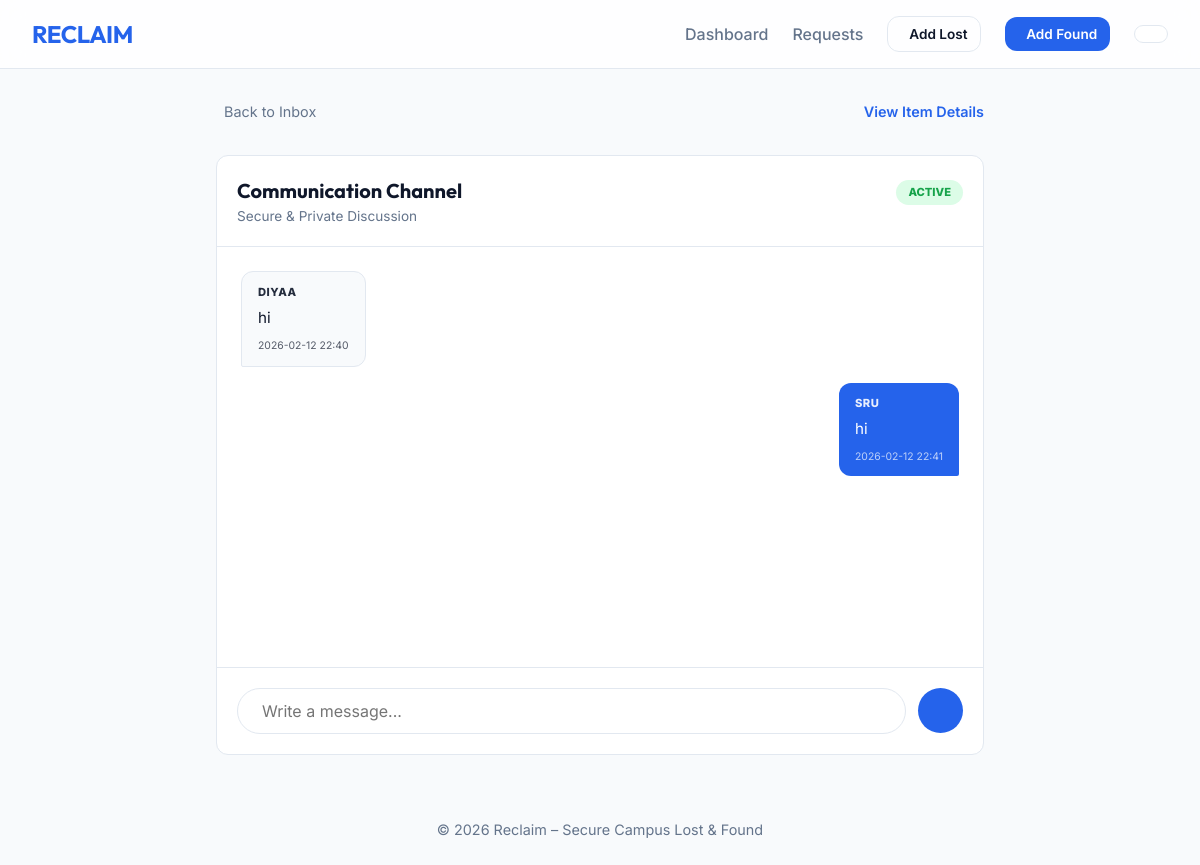
The page /chat/2 (signed in) on the database its author committed.
### tables this page shows
CREATE TABLE messages (
        id INTEGER PRIMARY KEY AUTOINCREMENT,
        request_id INTEGER NOT NULL,
        sender_id INTEGER NOT NULL,
        message TEXT NOT NULL,
        timestamp TEXT NOT NULL
    );

CREATE TABLE users (
        id INTEGER PRIMARY KEY AUTOINCREMENT,
        name TEXT NOT NULL,
        email TEXT UNIQUE NOT NULL,
        password TEXT NOT NULL
    );

### app.py (the view)
@app.route("/chat/<int:req_id>")
@login_required
def chat(req_id):
    conn = get_db()
    req = conn.execute("""
        SELECT r.*, i.owner_id, i.is_returned, i.id AS item_id
        FROM requests r
        JOIN items i ON i.id = r.item_id
        WHERE r.id=? AND r.status='accepted'
    """, (req_id,)).fetchone()
    if not req:
        conn.close()
        return api_response(status=404, message="Request not found or not accepted") or abort(404)
    if session["user_id"] not in (req["owner_id"], req["requester_id"]):
        conn.close()
        return api_response(status=403, message=f"Unauthorized access. Your ID: {session['user_id']}, Owner: {req['owner_id']}, Requester: {req['requester_id']}") or abort(403)
    messages = conn.execute("""
        SELECT m.message, m.timestamp, u.name
        FROM messages m
        JOIN users u ON u.id = m.sender_id
        WHERE m.request_id=?
        ORDER BY m.id
    """, (req_id,)).fetchall()
    conn.close()
    messages_list = [dict(m) for m in messages]
    data = {
        "messages": messages_list,
        "req_id": req_id,
        "is_returned": req["is_returned"],
        "item_id": req["item_id"],
        "owner_id": req["owner_id"]
    }
    return api_response(data=data) or render_template(
        "chat.html",
        messages=messages,
        req_id=req_id,
        is_returned=req["is_returned"],
        item_id=req["item_id"],
        owner_id=req["owner_id"]
    )

### app.py (called while the page is built)
def api_response(data=None, status=200, message=None):
    if request.is_json or request.args.get('json') == 'true' or 'application/json' in request.headers.get('Accept', ''):
        resp = {"success": status < 400}
        if data is not None: resp["data"] = data
        if message: resp["message"] = message
        return resp, status
    return None

def get_db():
    conn = sqlite3.connect(DB_PATH)
    conn.row_factory = sqlite3.Row
    return conn

def login_required(f):
    @wraps(f)
    def wrap(*args, **kwargs):
        if "user_id" not in session:
            error_resp = api_response(status=401, message="Session expired. Please login again.")
            if error_resp: return error_resp
            return redirect(url_for("login"))
        return f(*args, **kwargs)
    return wrap

### templates/chat.html (shortened to what this page needs)
{% extends "base.html" %}
{% block content %}
<div class="container" style="max-width: 800px;">
  <div style="margin-bottom: 2rem; display: flex; justify-content: space-between; align-items: center;">
    <a href="{{ url_for('requests_inbox') }}"
      style="color: var(--text-muted); font-size: 0.9rem; display: flex; align-items: center; gap: 0.5rem;">
       Back to Inbox
    </a>
    <a href="{{ url_for('view_item', item_id=item_id) }}"
      style="font-weight: 600; color: var(--primary); font-size: 0.9rem;">
      View Item Details
    </a>
  </div>
  <div class="chat-container">
    <div class="chat-header">
      <div>
        <h3 style="font-size: 1.25rem;">Communication Channel</h3>
        <p style="color: var(--text-muted); font-size: 0.85rem;">Secure & Private Discussion</p>
      </div>
      {% if is_returned %}
      <span class="card-badge"
        style="background: #fee2e2; color: #dc2626; border: none; font-size: 0.7rem; font-weight: 800;">ARCHIVED</span>
      {% else %}
      <span class="card-badge"
        style="background: #dcfce7; color: #16a34a; border: none; font-size: 0.7rem; font-weight: 800;">ACTIVE</span>
      {% endif %}
    </div>
    <div class="messages" id="message-container">
      {% if messages %}
      {% for msg in messages %}
      <div class="message {% if msg.name == session.user_name %}message-sent{% else %}message-received{% endif %}">
        <div
          style="font-size: 0.7rem; font-weight: 800; margin-bottom: 0.4rem; opacity: 0.9; text-transform: uppercase; letter-spacing: 0.5px;">
          {{ msg.name }}
        </div>
        <div style="line-height: 1.5;">{{ msg.message }}</div>
        <div class="message-meta" style="font-size: 0.65rem; margin-top: 0.5rem; opacity: 0.7;">{{ msg.timestamp }}
        </div>
      </div>
      {% endfor %}
      {% endif %}
    </div>
    <div class="chat-footer">
      {% if not is_returned %}
      <form action="{{ url_for('send_message', req_id=req_id) }}" method="POST" class="chat-input-row">
        <input type="text" name="message" placeholder="Write a message..." required autocomplete="off"
          style="flex: 1; border-radius: 50px; padding-left: 1.5rem;">
        <button type="submit" class="btn btn-primary"
          style="border-radius: 50px; width: 45px; height: 45px; padding: 0; justify-content: center;">
        </button>
      </form>
      {% else %}
      <div
        style="text-align: center; color: var(--text-muted); font-size: 0.85rem; font-weight: 600; padding: 0.5rem; background: var(--bg-main); border-radius: 50px;">
        <i class="ph ph-lock"></i> Chat is locked as the item has been returned.
      </div>
      {% endif %}
    </div>
  </div>
</div>
{% endblock %}

### static/style.css (style rules this page uses)
:root { --primary: #2563eb; --primary-hover: #1d4ed8; --secondary: #64748b; --bg-main: #f8fafc; --bg-card: #ffffff; --text-main: #0f172a; --text-muted: #64748b; --border: #e2e8f0; --success: #10b981; --danger: #ef4444; --warning: #f59e0b; --shadow: 0 4px 6px -1px rgb(0 0 0 / 0.1), 0 2px 4px -2px rgb(0 0 0 / 0.1); --radius: 12px; }
* { margin: 0; padding: 0; box-sizing: border-box; }
body { font-family: 'Inter', sans-serif; background-color: var(--bg-main); color: var(--text-main); line-height: 1.5; min-height: 100vh; }
h1, h2, h3, h4, .brand { font-family: 'Outfit', sans-serif; font-weight: 700; }
a { text-decoration: none; color: inherit; transition: all 0.2s ease; }
button, .btn { cursor: pointer; border: none; border-radius: var(--radius); padding: 0.75rem 1.5rem; font-weight: 600; font-size: 0.95rem; transition: all 0.2s ease; display: inline-flex; align-items: center; gap: 0.5rem; }
.btn-primary { background-color: var(--primary); color: white; }
.container { max-width: 1200px; margin: 2rem auto; padding: 0 1rem; }
.card-badge { display: inline-block; padding: 0.25rem 0.75rem; border-radius: 50px; font-size: 0.75rem; font-weight: 700; text-transform: uppercase; margin-bottom: 1rem; }
input, textarea, select { width: 100%; padding: 0.75rem 1rem; border-radius: 8px; border: 1.5px solid var(--border); font-family: inherit; font-size: 1rem; transition: border-color 0.2s ease; }
.chat-container { background: var(--bg-card); border: 1px solid var(--border); border-radius: var(--radius); height: 600px; display: flex; flex-direction: column; }
.chat-header { padding: 1.25rem; border-bottom: 1px solid var(--border); display: flex; justify-content: space-between; align-items: center; }
.messages { flex: 1; overflow-y: auto; padding: 1.5rem; display: flex; flex-direction: column; gap: 1rem; }
.message { max-width: 70%; padding: 0.75rem 1rem; border-radius: var(--radius); font-size: 0.95rem; position: relative; }
.message-sent { align-self: flex-end; background: var(--primary); color: white; border-bottom-right-radius: 2px; }
.message-received { align-self: flex-start; background: var(--bg-main); border: 1px solid var(--border); border-bottom-left-radius: 2px; }
.message-meta { font-size: 0.7rem; margin-top: 0.25rem; opacity: 0.8; }
.chat-footer { padding: 1.25rem; border-top: 1px solid var(--border); }
.chat-input-row { display: flex; gap: 0.75rem; }

### rows shown on the page
messages: name "DIYAA", message "hi", timestamp "2026-02-12 22:40"
messages: name "SRU", message "hi", timestamp "2026-02-12 22:41"
